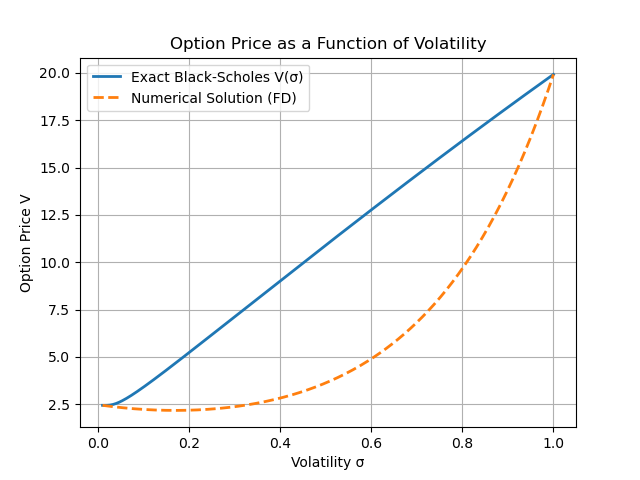

This chart was generated by the following Python code:
import numpy as np
import matplotlib.pyplot as plt
from scipy.stats import norm

# Parameters
S = 50      # stock price
K = 50      # strike price
r = 0.05    # risk-free rate
T = 1.0     # time to maturity

# Define Black-Scholes call price as a function of sigma
def bs_call(sigma):
    d1 = (np.log(S / K) + (r + 0.5 * sigma**2) * T) / (sigma * np.sqrt(T))
    d2 = d1 - sigma * np.sqrt(T)
    return S * norm.cdf(d1) - K * np.exp(-r * T) * norm.cdf(d2)

# Volatility grid
N = 300
sigma_min, sigma_max = 0.01, 1.0
sigma = np.linspace(sigma_min, sigma_max, N)
h = sigma[1] - sigma[0]

# Evaluate true V(sigma) from BS formula
V_true = bs_call(sigma)

# Finite difference ODE: V'' + c1 V' + c2 V = 0
# Choose arbitrary constants for illustration
c1 = -1.0
c2 = -10.0

# Build finite difference system
A = np.zeros((N, N))
rhs = np.zeros(N)

for i in range(1, N - 1):
    A[i, i - 1] = 1 / h**2 - c1 / (2 * h)
    A[i, i]     = -2 / h**2 + c2
    A[i, i + 1] = 1 / h**2 + c1 / (2 * h)

# Boundary conditions: use true values at endpoints
A[0, 0] = 1
rhs[0] = V_true[0]
A[-1, -1] = 1
rhs[-1] = V_true[-1]

# Solve
V_fd = np.linalg.solve(A, rhs)

# Plot
plt.plot(sigma, V_true, label='Exact Black-Scholes V(σ)', linewidth=2)
plt.plot(sigma, V_fd, '--', label='Numerical Solution (FD)', linewidth=2)
plt.xlabel('Volatility σ')
plt.ylabel('Option Price V')
plt.title('Option Price as a Function of Volatility')
plt.legend()
plt.grid(True)
plt.show()
